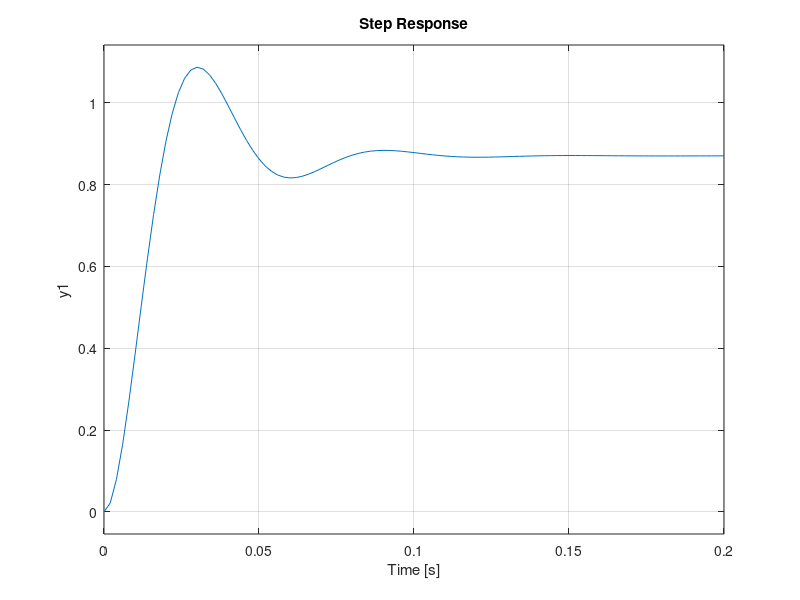

MATLAB code for this plot: (Note: this script raises an error after producing the figure.)

% Purpose: These 3 programs are used to verify the results of HW4
% problems 3.27, 3.35, and 3.36 in Feedback Control of Dynamic
% Systems textbook
% Note: To run each program individually, click on 'Run Section'
%%%%%%%%%%%%%%%%%%%%%%%%%%%%%%%%%%%%%%%%%%%%%%%%%%%%%%%%%%%%%%%%%%%%%
% 3.27: Unity Feedback System - Verifying Overshoot and Settling Time
%%%%%%%%%%%%%%%%%%%%%%%%%%%%%%%%%%%%%%%%%%%%%%%%%%%%%%%%%%%%%%%%%%%%%
close all
clear all
clc
format
%%%%%%%%%%%%%%%%%%%%%%%%%%%%%%%%%%%%%%%%%%%%%%%%%%%%%%%%%%%%%%%%%%%%%
% Parameters
%%%%%%%%%%%%%%%%%%%%%%%%%%%%%%%%%%%%%%%%%%%%%%%%%%%%%%%%%%%%%%%%%%%%%
% Enter Compensator Variables to Verify
K = 113;                % Compensator Gain
a = 67.2;               % Compensator Pole (s = -a)
%%%%%%%%%%%%%%%%%%%%%%%%%%%%%%%%%%%%%%%%%%%%%%%%%%%%%%%%%%%%%%%%%%%%%
% Function
%%%%%%%%%%%%%%%%%%%%%%%%%%%%%%%%%%%%%%%%%%%%%%%%%%%%%%%%%%%%%%%%%%%%%
G_c = tf(K,[1 a]);      % Compensator Transfer Function
G_p = tf(100,[1 25]);   % Plant Transfer Function
G_o = G_c*G_p;          % Open-Loop Gain (Forward Gain)
T = feedback(G_o,1);    % Closed-Loop Gain (Total Gain)
% Display Results
step(T)                 % Step Response of System
stepinfo(T)             % Step Response Specifications
%%%%%%%%%%%%%%%%%%%%%%%%%%%%%%%%%%%%%%%%%%%%%%%%%%%%%%%%%%%%%%%%%%%%%
%% 3.35: Position Servo System - Verifying Overshoot and Settling
%        Time (Individually)
%%%%%%%%%%%%%%%%%%%%%%%%%%%%%%%%%%%%%%%%%%%%%%%%%%%%%%%%%%%%%%%%%%%%%
close all
clear all
clc
format
%%%%%%%%%%%%%%%%%%%%%%%%%%%%%%%%%%%%%%%%%%%%%%%%%%%%%%%%%%%%%%%%%%%%%
% Parameters
%%%%%%%%%%%%%%%%%%%%%%%%%%%%%%%%%%%%%%%%%%%%%%%%%%%%%%%%%%%%%%%%%%%%%
% Enter K Variable
K = [0.5 1 2];
%%%%%%%%%%%%%%%%%%%%%%%%%%%%%%%%%%%%%%%%%%%%%%%%%%%%%%%%%%%%%%%%%%%%%
% Function
%%%%%%%%%%%%%%%%%%%%%%%%%%%%%%%%%%%%%%%%%%%%%%%%%%%%%%%%%%%%%%%%%%%%%
% Create System Transfer Functions for Varying K Values
i = 1;                          
for i = 1:3
    T(i) = tf(0.2*K(i),[1 0.104 0.2*K(i)]);
    i = i+1;
end
% Display Results
step(T(1),T(2),T(3))                    % Step Response of Systems
legend('K = 0.5','K = 1','K = 2')
SI_0_5 = stepinfo(T(1))                 % T1 Specifications
SI_1 = stepinfo(T(2))                   % T2 Specifications
SI_2 = stepinfo(T(3))                   % T3 Specifications
%%%%%%%%%%%%%%%%%%%%%%%%%%%%%%%%%%%%%%%%%%%%%%%%%%%%%%%%%%%%%%%%%%%%%
%% 3.36: Satellite Tracking System - Verifying Overshoot and Settling
%        Time (Individually)
%%%%%%%%%%%%%%%%%%%%%%%%%%%%%%%%%%%%%%%%%%%%%%%%%%%%%%%%%%%%%%%%%%%%%
close all
clear all
clc
format
%%%%%%%%%%%%%%%%%%%%%%%%%%%%%%%%%%%%%%%%%%%%%%%%%%%%%%%%%%%%%%%%%%%%%
% Parameters
%%%%%%%%%%%%%%%%%%%%%%%%%%%%%%%%%%%%%%%%%%%%%%%%%%%%%%%%%%%%%%%%%%%%%
% Enter K Variable
K = [200 400 1000 2000];
%%%%%%%%%%%%%%%%%%%%%%%%%%%%%%%%%%%%%%%%%%%%%%%%%%%%%%%%%%%%%%%%%%%%%
% Function
%%%%%%%%%%%%%%%%%%%%%%%%%%%%%%%%%%%%%%%%%%%%%%%%%%%%%%%%%%%%%%%%%%%%%
% Create System Transfer Functions for Varying K Values
i = 1;                          
for i = 1:4
    T(i) = tf(K(i)*1.667e-6,[1 1/30 K(i)*1.667e-6]);
    i = i+1;
end
% Display Results
step(T(1),T(2),T(3),T(4))               % Step Response of Systems
legend('K = 200','K = 400','K = 1000','K = 2000')
SI_200 = stepinfo(T(1))                 % T1 Specifications
SI_400 = stepinfo(T(2))                 % T2 Specifications
SI_1000 = stepinfo(T(3))                % T3 Specifications
SI_2000 = stepinfo(T(4))                % T4 Specifications
